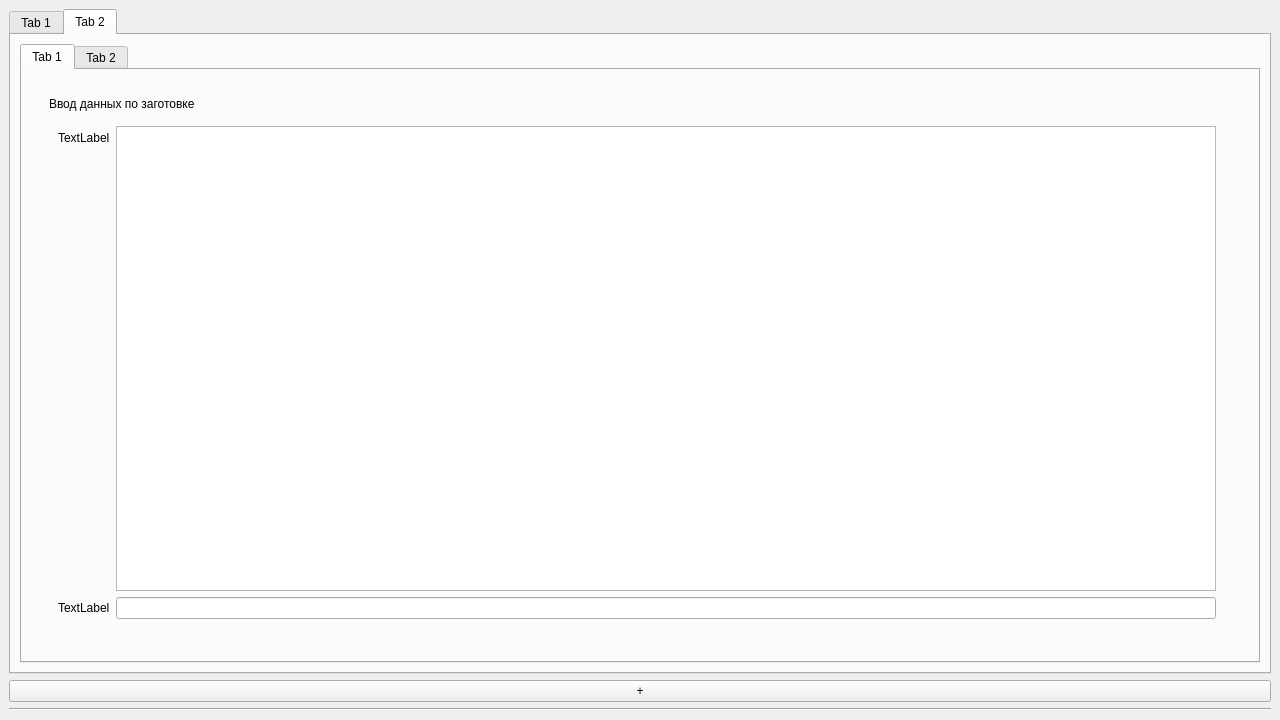
<?xml version="1.0" encoding="UTF-8"?>
<ui version="4.0">
 <class>MainWindow</class>
 <widget class="QMainWindow" name="MainWindow">
  <property name="geometry">
   <rect>
    <x>0</x>
    <y>0</y>
    <width>1280</width>
    <height>720</height>
   </rect>
  </property>
  <property name="windowTitle">
   <string>MainWindow</string>
  </property>
  <widget class="QWidget" name="centralwidget">
   <layout class="QGridLayout" name="gridLayout_7">
    <item row="2" column="0">
     <widget class="Line" name="l_grafs">
      <property name="orientation">
       <enum>Qt::Horizontal</enum>
      </property>
     </widget>
    </item>
    <item row="1" column="0">
     <widget class="QPushButton" name="add_grafs">
      <property name="text">
       <string>+</string>
      </property>
     </widget>
    </item>
    <item row="0" column="0">
     <widget class="QTabWidget" name="MainTabWidget">
      <property name="currentIndex">
       <number>1</number>
      </property>
      <widget class="QWidget" name="results">
       <attribute name="title">
        <string>Tab 1</string>
       </attribute>
       <layout class="QGridLayout" name="gridLayout_12"/>
      </widget>
      <widget class="QWidget" name="input_par">
       <attribute name="title">
        <string>Tab 2</string>
       </attribute>
       <layout class="QGridLayout" name="gridLayout_10">
        <item row="0" column="0">
         <widget class="QTabWidget" name="GrafsTabWidget">
          <property name="currentIndex">
           <number>0</number>
          </property>
          <widget class="QWidget" name="graf_1">
           <attribute name="title">
            <string>Tab 1</string>
           </attribute>
           <layout class="QVBoxLayout" name="verticalLayout">
            <item>
             <widget class="QWidget" name="param_1" native="true">
              <layout class="QGridLayout" name="gridLayout_6">
               <item row="1" column="0">
                <widget class="QWidget" name="widget" native="true"/>
               </item>
               <item row="0" column="0">
                <widget class="QWidget" name="widget_2" native="true">
                 <layout class="QVBoxLayout" name="verticalLayout_3">
                  <item>
                   <widget class="QLabel" name="label">
                    <property name="text">
                     <string>Ввод данных по заготовке</string>
                    </property>
                   </widget>
                  </item>
                  <item>
                   <widget class="QWidget" name="widget_4" native="true">
                    <layout class="QFormLayout" name="formLayout">
                     <item row="0" column="0">
                      <widget class="QLabel" name="label_2">
                       <property name="text">
                        <string>TextLabel</string>
                       </property>
                      </widget>
                     </item>
                     <item row="0" column="1">
                      <widget class="QTextEdit" name="textEdit"/>
                     </item>
                     <item row="1" column="0">
                      <widget class="QLabel" name="label_3">
                       <property name="text">
                        <string>TextLabel</string>
                       </property>
                      </widget>
                     </item>
                     <item row="1" column="1">
                      <widget class="QLineEdit" name="lineEdit"/>
                     </item>
                    </layout>
                   </widget>
                  </item>
                 </layout>
                </widget>
               </item>
               <item row="0" column="1">
                <widget class="QWidget" name="widget_3" native="true"/>
               </item>
              </layout>
             </widget>
            </item>
           </layout>
          </widget>
          <widget class="QWidget" name="graf_2">
           <attribute name="title">
            <string>Tab 2</string>
           </attribute>
           <layout class="QVBoxLayout" name="verticalLayout_2">
            <item>
             <widget class="QWidget" name="param_2" native="true"/>
            </item>
           </layout>
          </widget>
         </widget>
        </item>
       </layout>
      </widget>
     </widget>
    </item>
   </layout>
   <zorder>MainTabWidget</zorder>
   <zorder>l_grafs</zorder>
   <zorder>add_grafs</zorder>
  </widget>
 </widget>
 <resources/>
 <connections/>
</ui>
